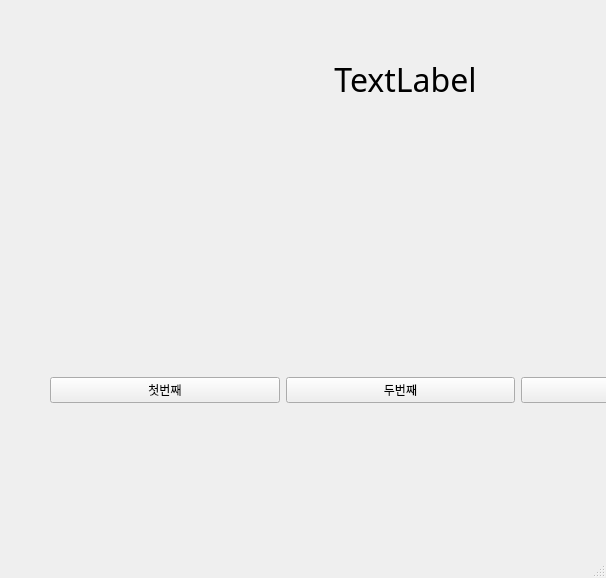
<?xml version="1.0" encoding="UTF-8"?>
<ui version="4.0">
 <class>MainWindow</class>
 <widget class="QMainWindow" name="MainWindow">
  <property name="geometry">
   <rect>
    <x>0</x>
    <y>0</y>
    <width>606</width>
    <height>578</height>
   </rect>
  </property>
  <property name="windowTitle">
   <string>MainWindow</string>
  </property>
  <widget class="QWidget" name="centralwidget">
   <widget class="QWidget" name="horizontalLayoutWidget">
    <property name="geometry">
     <rect>
      <x>50</x>
      <y>370</y>
      <width>701</width>
      <height>41</height>
     </rect>
    </property>
    <layout class="QHBoxLayout" name="horizontalLayout">
     <item>
      <widget class="QPushButton" name="pushButton">
       <property name="text">
        <string>첫번째</string>
       </property>
      </widget>
     </item>
     <item>
      <widget class="QPushButton" name="pushButton_2">
       <property name="text">
        <string>두번째</string>
       </property>
      </widget>
     </item>
     <item>
      <widget class="QPushButton" name="pushButton_3">
       <property name="text">
        <string>세번째</string>
       </property>
      </widget>
     </item>
    </layout>
   </widget>
   <widget class="QLabel" name="label">
    <property name="geometry">
     <rect>
      <x>60</x>
      <y>49</y>
      <width>691</width>
      <height>61</height>
     </rect>
    </property>
    <property name="font">
     <font>
      <family>Yu Gothic</family>
      <pointsize>24</pointsize>
      <weight>50</weight>
      <bold>false</bold>
     </font>
    </property>
    <property name="frameShadow">
     <enum>QFrame::Plain</enum>
    </property>
    <property name="lineWidth">
     <number>1</number>
    </property>
    <property name="text">
     <string>TextLabel</string>
    </property>
    <property name="alignment">
     <set>Qt::AlignCenter</set>
    </property>
   </widget>
  </widget>
  <widget class="QMenuBar" name="menubar">
   <property name="geometry">
    <rect>
     <x>0</x>
     <y>0</y>
     <width>606</width>
     <height>21</height>
    </rect>
   </property>
  </widget>
  <widget class="QStatusBar" name="statusbar"/>
 </widget>
 <resources/>
 <connections>
  <connection>
   <sender>pushButton</sender>
   <signal>clicked()</signal>
   <receiver>MainWindow</receiver>
   <slot>firstClick()</slot>
   <hints>
    <hint type="sourcelabel">
     <x>162</x>
     <y>413</y>
    </hint>
    <hint type="destinationlabel">
     <x>195</x>
     <y>461</y>
    </hint>
   </hints>
  </connection>
  <connection>
   <sender>pushButton_2</sender>
   <signal>clicked()</signal>
   <receiver>MainWindow</receiver>
   <slot>secondClick()</slot>
   <hints>
    <hint type="sourcelabel">
     <x>411</x>
     <y>414</y>
    </hint>
    <hint type="destinationlabel">
     <x>466</x>
     <y>461</y>
    </hint>
   </hints>
  </connection>
  <connection>
   <sender>pushButton_3</sender>
   <signal>clicked()</signal>
   <receiver>MainWindow</receiver>
   <slot>thirdClick()</slot>
   <hints>
    <hint type="sourcelabel">
     <x>636</x>
     <y>408</y>
    </hint>
    <hint type="destinationlabel">
     <x>691</x>
     <y>463</y>
    </hint>
   </hints>
  </connection>
 </connections>
 <slots>
  <slot>firstClick()</slot>
  <slot>secondClick()</slot>
  <slot>thirdClick()</slot>
 </slots>
</ui>
